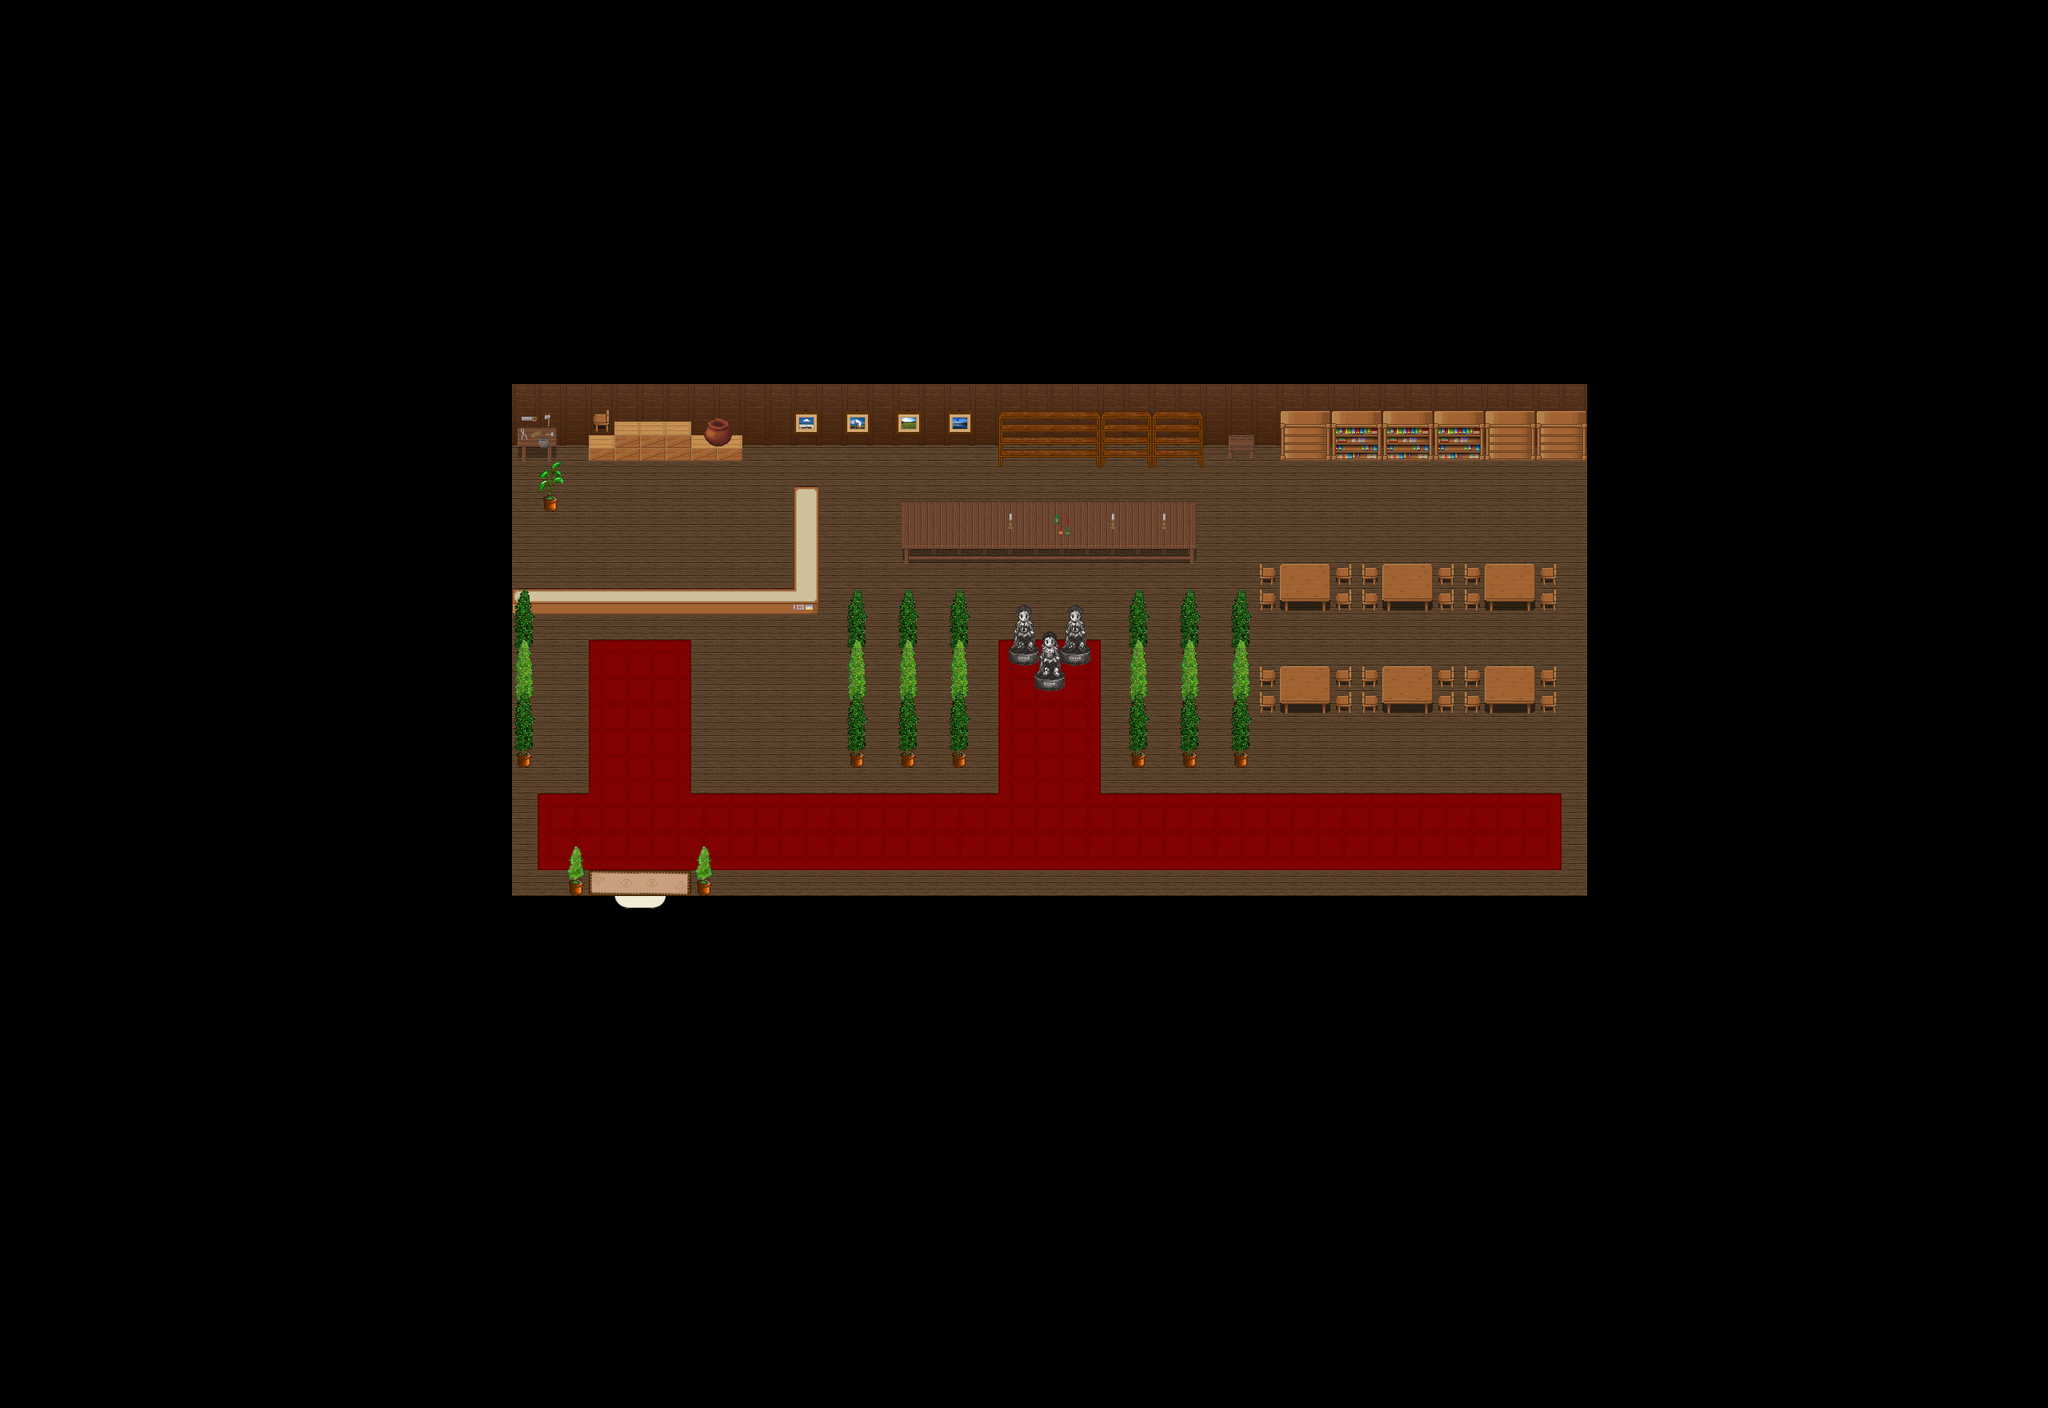

The image is a tile-based game level rendered from a .tmx file. Its description and source (layers, tilesets, objects; grid data summarised) follow:
An orthogonal 80x55 tile map with 32x32 px tiles, 5 tile layers (Ground, Ground, Ground, Fringe, ...), 1 hidden layer not drawn, 7 tilesets and 1 object (SCRIPT).

<map version="1.0" orientation="orthogonal" width="80" height="55" tilewidth="32" tileheight="32">
 <properties>
  <property name="music" value="inside2.ogg" />
 </properties>
 <tileset firstgid="1" name="collision1_32_32" tilewidth="32" tileheight="32">
  <image source="../graphics/tiles/collision1_32_32.png" width="1024" height="1024" />
 </tileset>
 <tileset firstgid="1025" name="indoor3_32_32" tilewidth="32" tileheight="32">
  <image source="../graphics/tiles/indoor3_32_32.png" width="1024" height="1024" />
 </tileset>
 <tileset firstgid="2049" name="indoor2_32_32" tilewidth="32" tileheight="32">
  <image source="../graphics/tiles/indoor2_32_32.png" width="1024" height="1024" />
 </tileset>
 <tileset firstgid="3073" name="indoor1_32_64" tilewidth="32" tileheight="64">
  <image source="../graphics/tiles/indoor1_32_64.png" width="1024" height="1024" />
 </tileset>
 <tileset firstgid="3585" name="indoor1_32_96" tilewidth="32" tileheight="96">
  <image source="../graphics/tiles/indoor1_32_96.png" width="1024" height="960" />
 </tileset>
 <tileset firstgid="3905" name="indoor2_32_64" tilewidth="32" tileheight="64">
  <image source="../graphics/tiles/indoor2_32_64.png" width="1024" height="1024" />
 </tileset>
 <tileset firstgid="4417" name="indoor2_32_96" tilewidth="32" tileheight="96">
  <image source="../graphics/tiles/indoor2_32_96.png" width="1024" height="960" />
 </tileset>
 <layer name="Ground" width="80" height="55">
  <data>[4400 cells, 4400 non-empty, 9 distinct tile ids]</data>
 </layer>
 <layer name="Ground" width="80" height="55">
  <data>[4400 cells, 314 non-empty, 35 distinct tile ids]</data>
 </layer>
 <layer name="Ground" width="80" height="55">
  <data>[4400 cells, 16 non-empty, 8 distinct tile ids]</data>
 </layer>
 <layer name="Fringe" width="80" height="55">
  <data>[4400 cells, 52 non-empty, 17 distinct tile ids]</data>
 </layer>
 <layer name="Over" width="80" height="55">
  <data>[4400 cells, 0 non-empty, 0 distinct tile ids]</data>
 </layer>
 <layer name="Collision" width="80" height="55" visible="0">
  <data>[4400 cells, 3788 non-empty, 1 distinct tile ids]</data>
 </layer>
 <objectgroup name="Object" width="0" height="0" x="0" y="0">
  <object name="External Map Events" type="SCRIPT" x="0" y="0">
   <properties>
    <property name="FILENAME" value="scripts/maps/iw-wood-rda-headquarter.lua" />
   </properties>
  </object>
 </objectgroup>
</map>
